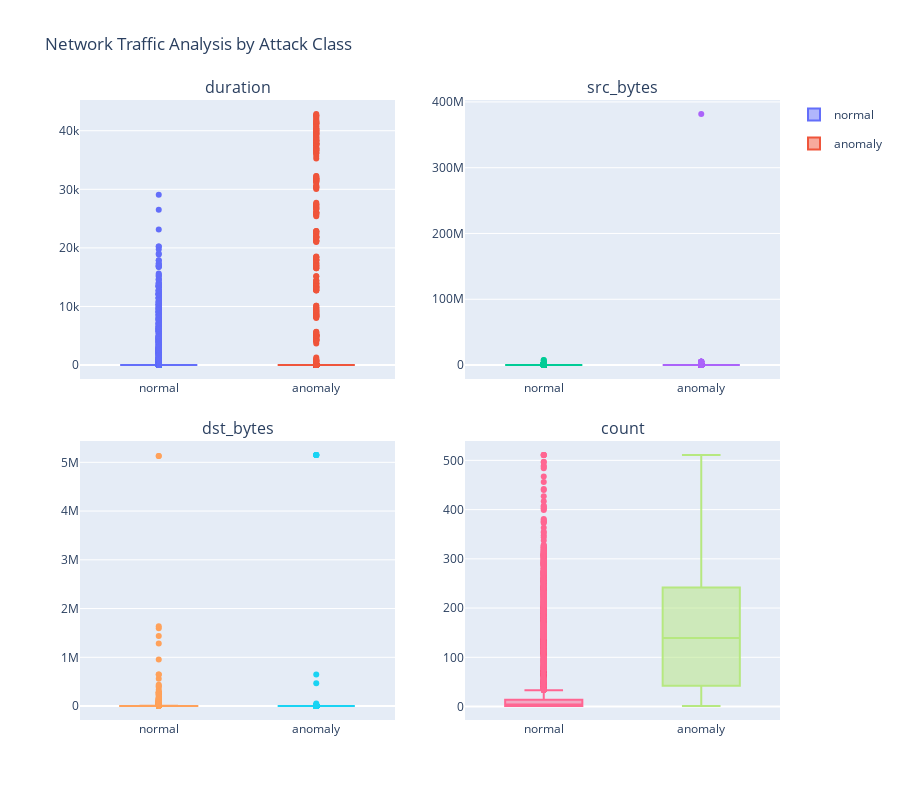
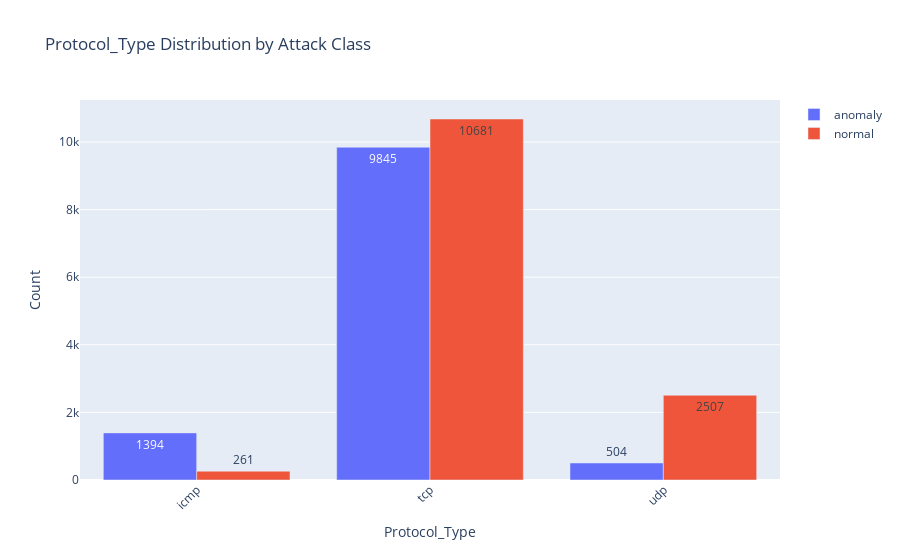
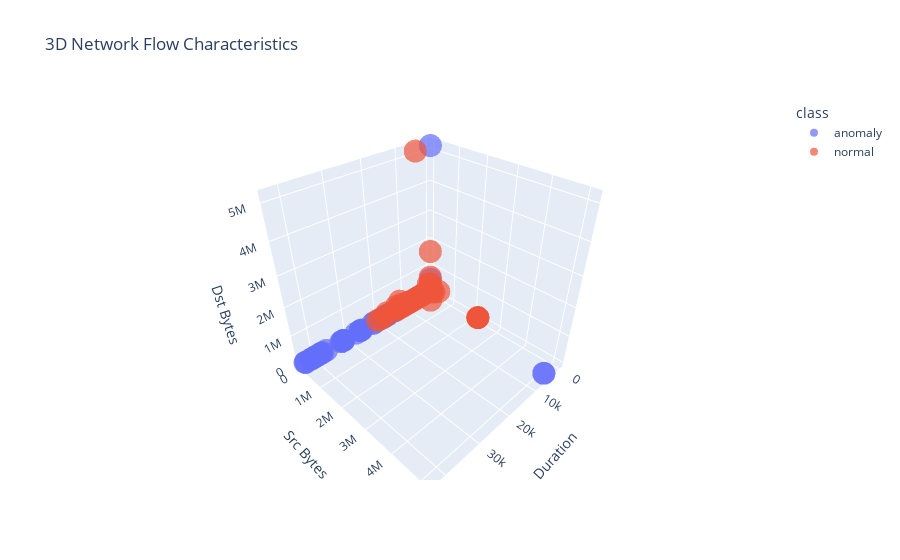
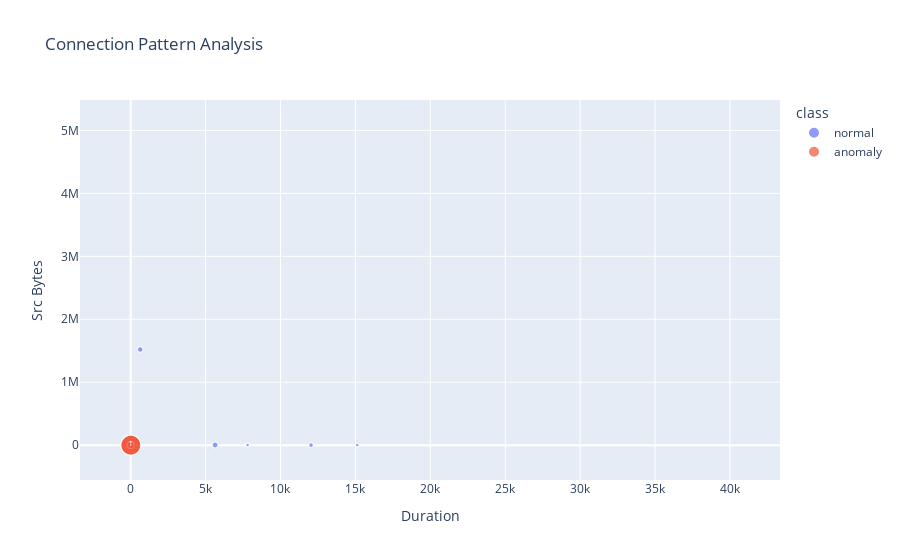

Here is the notebook cell these charts were saved with, in order:
### Markdown cell above
## 2. Network Traffic Analysis

### Code cell
# 2.1 Network Traffic Volume Analysis
traffic_cols = [col for col in df.columns if any(keyword in col.lower() 
                                                for keyword in ['bytes', 'packets', 'duration', 'count'])]

if traffic_cols:
    # Traffic volume comparison
    fig = make_subplots(
        rows=2, cols=2,
        subplot_titles=traffic_cols[:4] if len(traffic_cols) >= 4 else traffic_cols,
        vertical_spacing=0.1
    )
    
    for i, col in enumerate(traffic_cols[:4]):
        row = (i // 2) + 1
        col_pos = (i % 2) + 1
        
        for attack_class in df['class'].unique():
            attack_data = df[df['class'] == attack_class][col]
            
            fig.add_trace(
                go.Box(
                    y=attack_data,
                    name=f'{attack_class}',
                    legendgroup=attack_class,
                    showlegend=(i == 0)
                ),
                row=row, col=col_pos
            )
    
    fig.update_layout(
        height=800,
        title_text="Network Traffic Analysis by Attack Class"
    )
    fig.show()

# 2.2 Protocol Analysis
protocol_cols = [col for col in categorical_columns if any(keyword in col.lower() 
                                                          for keyword in ['protocol', 'service', 'flag'])]

if protocol_cols:
    protocol_col = protocol_cols[0]  # Use first protocol column
    
    # Protocol distribution
    protocol_attack = pd.crosstab(df[protocol_col], df['class'])
    
    fig = go.Figure()
    
    for attack_class in protocol_attack.columns:
        fig.add_trace(go.Bar(
            name=attack_class,
            x=protocol_attack.index,
            y=protocol_attack[attack_class],
            text=protocol_attack[attack_class],
            textposition='auto'
        ))
    
    fig.update_layout(
        barmode='group',
        title=f'{protocol_col.title()} Distribution by Attack Class',
        xaxis_title=protocol_col.title(),
        yaxis_title='Count',
        xaxis_tickangle=-45
    )
    fig.show()

# 2.3 Network Flow Scatter Analysis
if len(numerical_columns) >= 3:
    # Create 3D scatter plot of network characteristics
    x_col, y_col, z_col = numerical_columns[:3]
    
    fig = px.scatter_3d(
        df.sample(n=min(5000, len(df))),  # Sample for performance
        x=x_col, y=y_col, z=z_col,
        color='class',
        title='3D Network Flow Characteristics',
        labels={
            x_col: x_col.replace('_', ' ').title(),
            y_col: y_col.replace('_', ' ').title(),
            z_col: z_col.replace('_', ' ').title()
        },
        opacity=0.7,
        size_max=10
    )
    
    fig.update_layout(
        scene=dict(
            xaxis_title=x_col.replace('_', ' ').title(),
            yaxis_title=y_col.replace('_', ' ').title(),
            zaxis_title=z_col.replace('_', ' ').title()
        )
    )
    fig.show()

# 2.4 Connection Pattern Analysis
if len(numerical_columns) >= 2:
    # Analyze connection patterns
    fig = px.scatter(
        df.sample(n=min(3000, len(df))),  # Sample for performance
        x=numerical_columns[0], y=numerical_columns[1],
        color='class',
        size=numerical_columns[2] if len(numerical_columns) >= 3 else None,
        title='Connection Pattern Analysis',
        labels={
            numerical_columns[0]: numerical_columns[0].replace('_', ' ').title(),
            numerical_columns[1]: numerical_columns[1].replace('_', ' ').title()
        },
        hover_data=['class'] + numerical_columns[:3],
        opacity=0.7
    )
    
    fig.update_layout(
        xaxis_title=numerical_columns[0].replace('_', ' ').title(),
        yaxis_title=numerical_columns[1].replace('_', ' ').title()
    )
    fig.show()

### Figure 1 — Plotly figure (JSON) as saved in the notebook; plotly's stock layout.template omitted (floating-point values rounded to 4 significant figures; data arrays with more than 128 entries replaced by an {"elided": "..."} marker saying what was removed)
{"data": [{"legendgroup": "normal", "name": "normal", "showlegend": true, "type": "box", "xaxis": "x", "y": {"elided": "13449 int values"}, "yaxis": "y"}, {"legendgroup": "anomaly", "name": "anomaly", "showlegend": true, "type": "box", "xaxis": "x", "y": {"elided": "11743 int values"}, "yaxis": "y"}, {"legendgroup": "normal", "name": "normal", "showlegend": false, "type": "box", "xaxis": "x2", "y": {"elided": "13449 int values"}, "yaxis": "y2"}, {"legendgroup": "anomaly", "name": "anomaly", "showlegend": false, "type": "box", "xaxis": "x2", "y": {"elided": "11743 int values"}, "yaxis": "y2"}, {"legendgroup": "normal", "name": "normal", "showlegend": false, "type": "box", "xaxis": "x3", "y": {"elided": "13449 int values"}, "yaxis": "y3"}, {"legendgroup": "anomaly", "name": "anomaly", "showlegend": false, "type": "box", "xaxis": "x3", "y": {"elided": "11743 int values"}, "yaxis": "y3"}, {"legendgroup": "normal", "name": "normal", "showlegend": false, "type": "box", "xaxis": "x4", "y": {"elided": "13449 int values"}, "yaxis": "y4"}, {"legendgroup": "anomaly", "name": "anomaly", "showlegend": false, "type": "box", "xaxis": "x4", "y": {"elided": "11743 int values"}, "yaxis": "y4"}], "layout": {"annotations": [{"font": {"size": 16}, "showarrow": false, "text": "duration", "x": 0.225, "xanchor": "center", "xref": "paper", "y": 1, "yanchor": "bottom", "yref": "paper"}, {"font": {"size": 16}, "showarrow": false, "text": "src_bytes", "x": 0.775, "xanchor": "center", "xref": "paper", "y": 1, "yanchor": "bottom", "yref": "paper"}, {"font": {"size": 16}, "showarrow": false, "text": "dst_bytes", "x": 0.225, "xanchor": "center", "xref": "paper", "y": 0.45, "yanchor": "bottom", "yref": "paper"}, {"font": {"size": 16}, "showarrow": false, "text": "count", "x": 0.775, "xanchor": "center", "xref": "paper", "y": 0.45, "yanchor": "bottom", "yref": "paper"}], "height": 800, "title": {"text": "Network Traffic Analysis by Attack Class"}, "xaxis": {"anchor": "y", "domain": [0, 0.45]}, "xaxis2": {"anchor": "y2", "domain": [0.55, 1]}, "xaxis3": {"anchor": "y3", "domain": [0, 0.45]}, "xaxis4": {"anchor": "y4", "domain": [0.55, 1]}, "yaxis": {"anchor": "x", "domain": [0.55, 1]}, "yaxis2": {"anchor": "x2", "domain": [0.55, 1]}, "yaxis3": {"anchor": "x3", "domain": [0, 0.45]}, "yaxis4": {"anchor": "x4", "domain": [0, 0.45]}}}

### Figure 2 — Plotly figure (JSON) as saved in the notebook; plotly's stock layout.template omitted (floating-point values rounded to 4 significant figures)
{"data": [{"name": "anomaly", "text": [1394.0, 9845.0, 504.0], "textposition": "auto", "type": "bar", "x": ["icmp", "tcp", "udp"], "y": [1394, 9845, 504]}, {"name": "normal", "text": [261.0, 10680.0, 2507.0], "textposition": "auto", "type": "bar", "x": ["icmp", "tcp", "udp"], "y": [261, 10681, 2507]}], "layout": {"barmode": "group", "title": {"text": "Protocol_Type Distribution by Attack Class"}, "xaxis": {"tickangle": -45, "title": {"text": "Protocol_Type"}}, "yaxis": {"title": {"text": "Count"}}}}

### Figure 3 — Plotly figure (JSON) as saved in the notebook; plotly's stock layout.template omitted (floating-point values rounded to 4 significant figures; data arrays with more than 128 entries replaced by an {"elided": "..."} marker saying what was removed)
{"data": [{"hovertemplate": "class=anomaly<br>Duration=%{x}<br>Src Bytes=%{y}<br>Dst Bytes=%{z}<extra></extra>", "legendgroup": "anomaly", "marker": {"color": "#636efa", "opacity": 0.7, "symbol": "circle"}, "mode": "markers", "name": "anomaly", "scene": "scene", "showlegend": true, "type": "scatter3d", "x": {"elided": "2316 int values"}, "y": {"elided": "2316 int values"}, "z": {"elided": "2316 int values"}}, {"hovertemplate": "class=normal<br>Duration=%{x}<br>Src Bytes=%{y}<br>Dst Bytes=%{z}<extra></extra>", "legendgroup": "normal", "marker": {"color": "#EF553B", "opacity": 0.7, "symbol": "circle"}, "mode": "markers", "name": "normal", "scene": "scene", "showlegend": true, "type": "scatter3d", "x": {"elided": "2684 int values"}, "y": {"elided": "2684 int values"}, "z": {"elided": "2684 int values"}}], "layout": {"legend": {"title": {"text": "class"}, "tracegroupgap": 0}, "scene": {"domain": {"x": [0, 1], "y": [0, 1]}, "xaxis": {"title": {"text": "Duration"}}, "yaxis": {"title": {"text": "Src Bytes"}}, "zaxis": {"title": {"text": "Dst Bytes"}}}, "title": {"text": "3D Network Flow Characteristics"}}}

### Figure 4 — Plotly figure (JSON) as saved in the notebook; plotly's stock layout.template omitted (floating-point values rounded to 4 significant figures; data arrays with more than 128 entries replaced by an {"elided": "..."} marker saying what was removed)
{"data": [{"customdata": {"elided": "1611x2 mixed values"}, "hovertemplate": "class=%{customdata[0]}<br>Duration=%{x}<br>Src Bytes=%{y}<br>dst_bytes=%{customdata[1]}<extra></extra>", "legendgroup": "normal", "marker": {"color": "#636efa", "opacity": 0.7, "size": {"elided": "1611 int values"}, "sizemode": "area", "sizeref": 12880.0, "symbol": "circle"}, "mode": "markers", "name": "normal", "showlegend": true, "type": "scattergl", "x": {"elided": "1611 int values"}, "xaxis": "x", "y": {"elided": "1611 int values"}, "yaxis": "y"}, {"customdata": {"elided": "1389x2 mixed values"}, "hovertemplate": "class=%{customdata[0]}<br>Duration=%{x}<br>Src Bytes=%{y}<br>dst_bytes=%{customdata[1]}<extra></extra>", "legendgroup": "anomaly", "marker": {"color": "#EF553B", "opacity": 0.7, "size": {"elided": "1389 int values"}, "sizemode": "area", "sizeref": 12880.0, "symbol": "circle"}, "mode": "markers", "name": "anomaly", "showlegend": true, "type": "scattergl", "x": {"elided": "1389 int values"}, "xaxis": "x", "y": {"elided": "1389 int values"}, "yaxis": "y"}], "layout": {"legend": {"itemsizing": "constant", "title": {"text": "class"}, "tracegroupgap": 0}, "title": {"text": "Connection Pattern Analysis"}, "xaxis": {"anchor": "y", "domain": [0, 1], "title": {"text": "Duration"}}, "yaxis": {"anchor": "x", "domain": [0, 1], "title": {"text": "Src Bytes"}}}}
